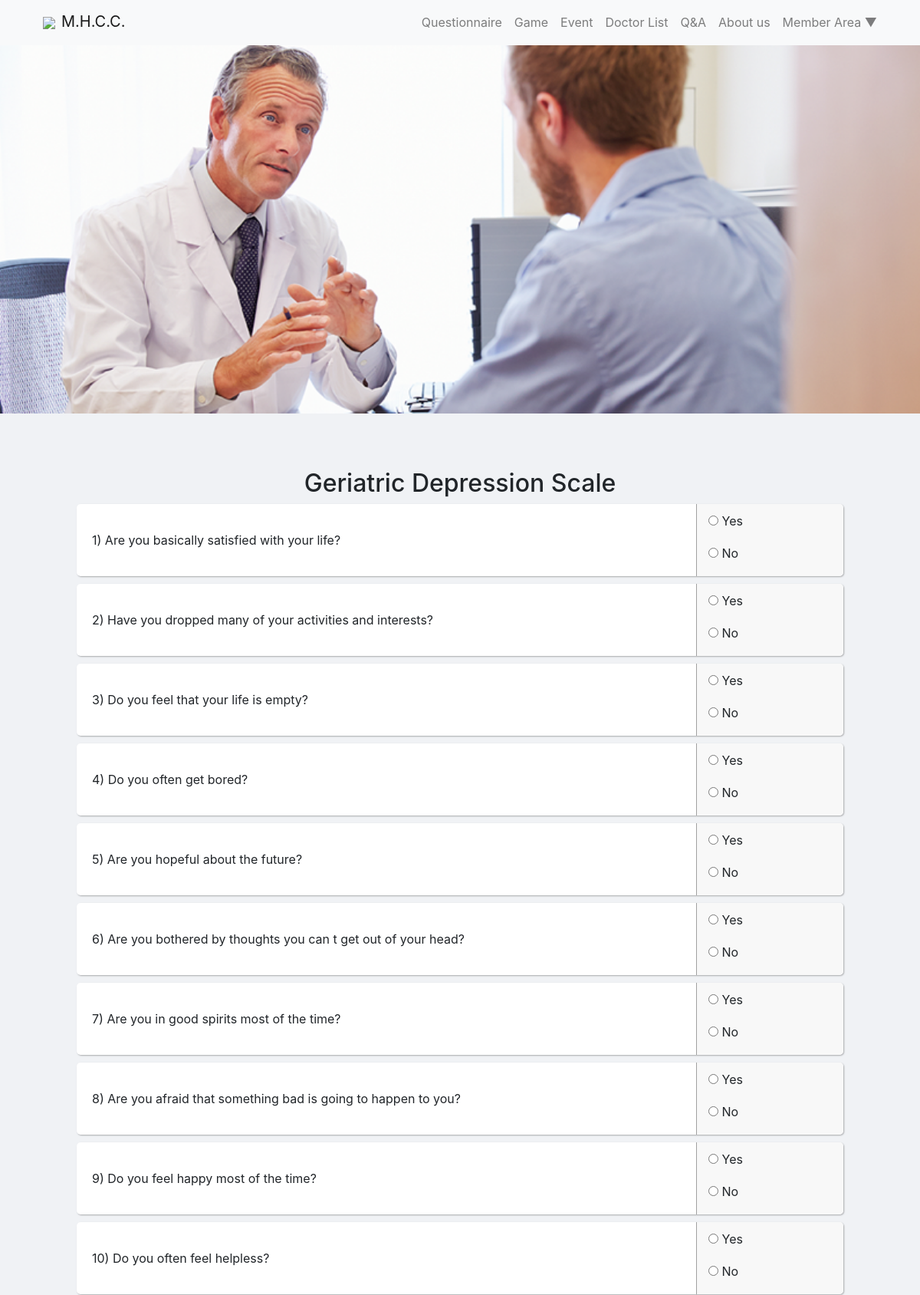
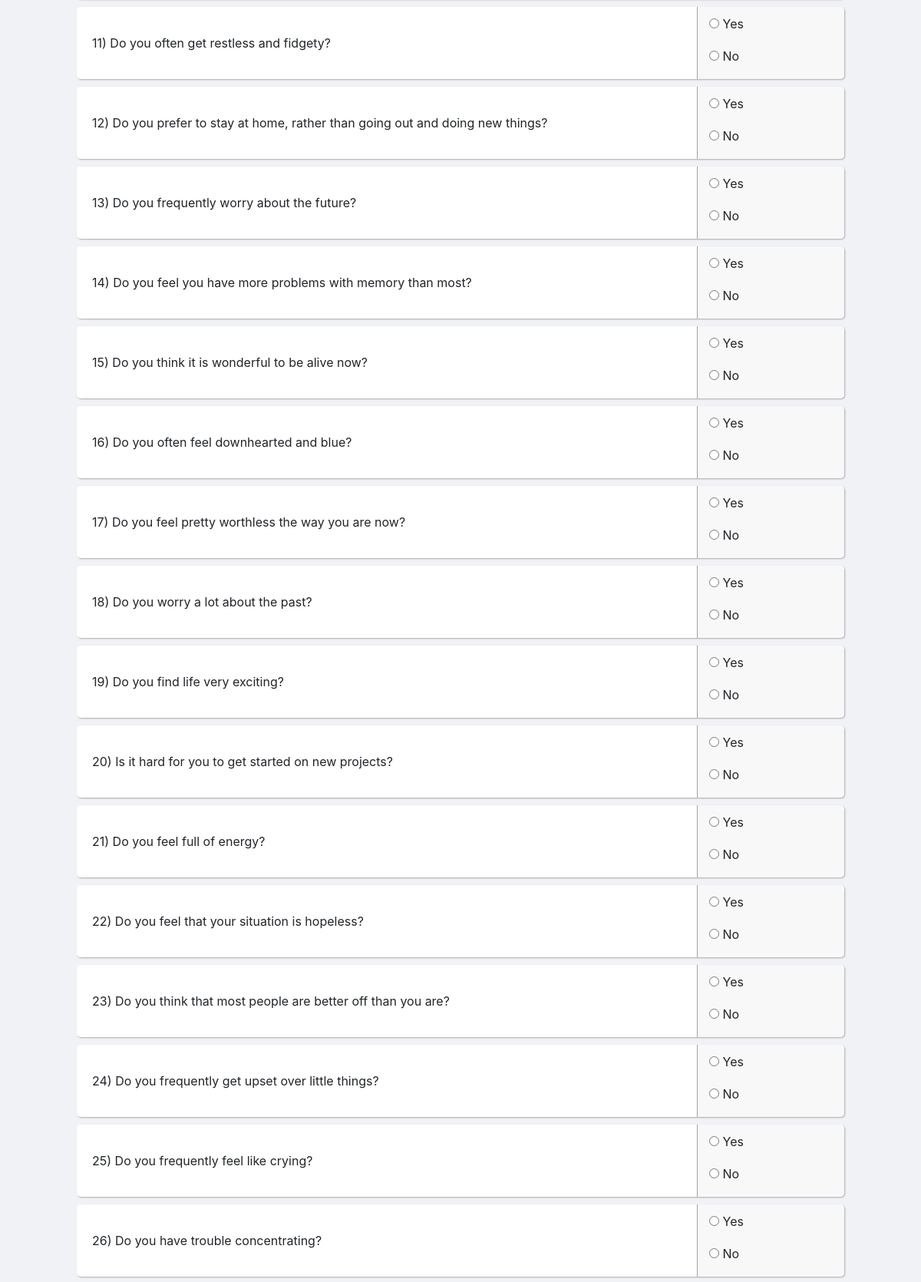
Screenshot of /Questionnaire.php (upper part) with the database file from the repository (2 pictures, top to bottom).
### tables this page shows
CREATE TABLE questionnaire( 

questionid INT AUTO_INCREMENT PRIMARY KEY NOT NULL,  

question Varchar(300) NOT NULL,  

correctAnswer BOOLEAN NOT NULL

);

### Questionnaire.php (the view, shortened to what this page needs)
<!DOCTYPE html>
<html>
<link rel="stylesheet" type="text/css" href="css/bootstrap.css">
<link rel="stylesheet" type="text/css" href="css/style.css">
<link rel="stylesheet" type="text/css" href="css/QandA.css">
<link rel="stylesheet" type="text/css" href="css/Questionnaire.css">
<head>
</head>
<body>
    <?php
		include 'NavgationBar.php';
	?>
    <section class="subpage_banner">
</section>
<section class='Question' id="QTask" >
<form method="Post" action="Questionnaire_validation.php">
<div class="qz-wrapper">
    <div class="qz-content">
      <div class="qz-title"><h2>Geriatric Depression Scale</h2></div>
      <?php
$pdo  = new PDO('mysql:host=localhost;dbname=spd4517', 'root', 'hkcc1234');
$sql  = "SELECT * FROM questionnaire";
$stmt = $pdo->query($sql);
foreach($stmt as $row){
echo "<div class='qz-item'><div class='qz-text'>".$row["questionid"].") ".$row["question"];
echo '</div>
<div class="qz-action">
  <div class="qz-radio"><input type="radio" name="question'.$row["questionid"].'" id="question'.$row["questionid"].'" value="1" required/> <label for="question'.$row["questionid"].'">Yes</label></div>
  <div class="qz-radio"><input type="radio" name="question'.$row["questionid"].'" id="question'.$row["questionid"].'" value="0"/> <label for="question'.$row["questionid"].'">No</label>';
echo '</div></div></div>';
}
?>
    </div>
</div>
</form>
</section>
</body>
</html>

### css/style.css (style rules this page uses)
.subpage_banner { background: url(../images/banner.png); background-repeat: no-repeat; background-size: 100% auto; height: 60vh; }
input, textarea, select { border-radius: 10px; }

### css/QandA.css (style rules this page uses)
body { box-sizing: border-box; }
section { padding-top: 2em; padding-bottom: 2em; padding-right: 5em; padding-left: 5em; }

### css/Questionnaire.css (style rules this page uses)
body, html { height: 100%; min-height: 100%; background: #f0f2f5; }
.qz-wrapper { width: 100%; }
.qz-wrapper .qz-content { margin-top: 20px; padding: 20px; width: 100%; }
.qz-wrapper .qz-content .qz-title { text-align: center; }
.qz-wrapper .qz-content .qz-item { width: 100%; margin-bottom: 10px; background: #fff; border-radius: 5px; box-shadow: 1px 1px 2px rgba(0, 0, 0, 0.3); overflow: hidden; display: table; }
.qz-wrapper .qz-content .qz-text { padding: 10px 10px 10px 20px; display: table-cell; vertical-align: middle; }
.qz-wrapper .qz-content .qz-action { background: #F8F8F8; text-align: right; padding: 5px 20px 5px 5px; display: table-cell; vertical-align: middle; width: 12em; border-left: 1px solid #A1A1A1; }
.qz-wrapper .qz-content .qz-action .qz-radio { padding: 5px 5px 5px 10px; text-align: left; width: 100%; }

### rows the page displays
questionnaire: questionid "1", question "Are you basically satisfied with your life?"
questionnaire: questionid "2", question "Have you dropped many of your activities and interests?"
questionnaire: questionid "3", question "Do you feel that your life is empty?"
questionnaire: questionid "4", question "Do you often get bored?"
questionnaire: questionid "5", question "Are you hopeful about the future?"
questionnaire: questionid "6", question "Are you bothered by thoughts you can t get out of your head?"
questionnaire: questionid "7", question "Are you in good spirits most of the time?"
questionnaire: questionid "8", question "Are you afraid that something bad is going to happen to you?"
questionnaire: questionid "9", question "Do you feel happy most of the time?"
questionnaire: questionid "10", question "Do you often feel helpless?"
questionnaire: questionid "11", question "Do you often get restless and fidgety?"
questionnaire: questionid "12", question "Do you prefer to stay at home, rather than going out and doing new things?"
questionnaire: questionid "13", question "Do you frequently worry about the future?"
questionnaire: questionid "14", question "Do you feel you have more problems with memory than most?"
questionnaire: questionid "15", question "Do you think it is wonderful to be alive now?"
questionnaire: questionid "16", question "Do you often feel downhearted and blue?"
questionnaire: questionid "17", question "Do you feel pretty worthless the way you are now?"
questionnaire: questionid "18", question "Do you worry a lot about the past?"
questionnaire: questionid "19", question "Do you find life very exciting?"
questionnaire: questionid "20", question "Is it hard for you to get started on new projects?"
questionnaire: questionid "21", question "Do you feel full of energy?"
questionnaire: questionid "22", question "Do you feel that your situation is hopeless?"
questionnaire: questionid "23", question "Do you think that most people are better off than you are?"
questionnaire: questionid "24", question "Do you frequently get upset over little things?"
questionnaire: questionid "25", question "Do you frequently feel like crying?"
questionnaire: questionid "26", question "Do you have trouble concentrating?"
